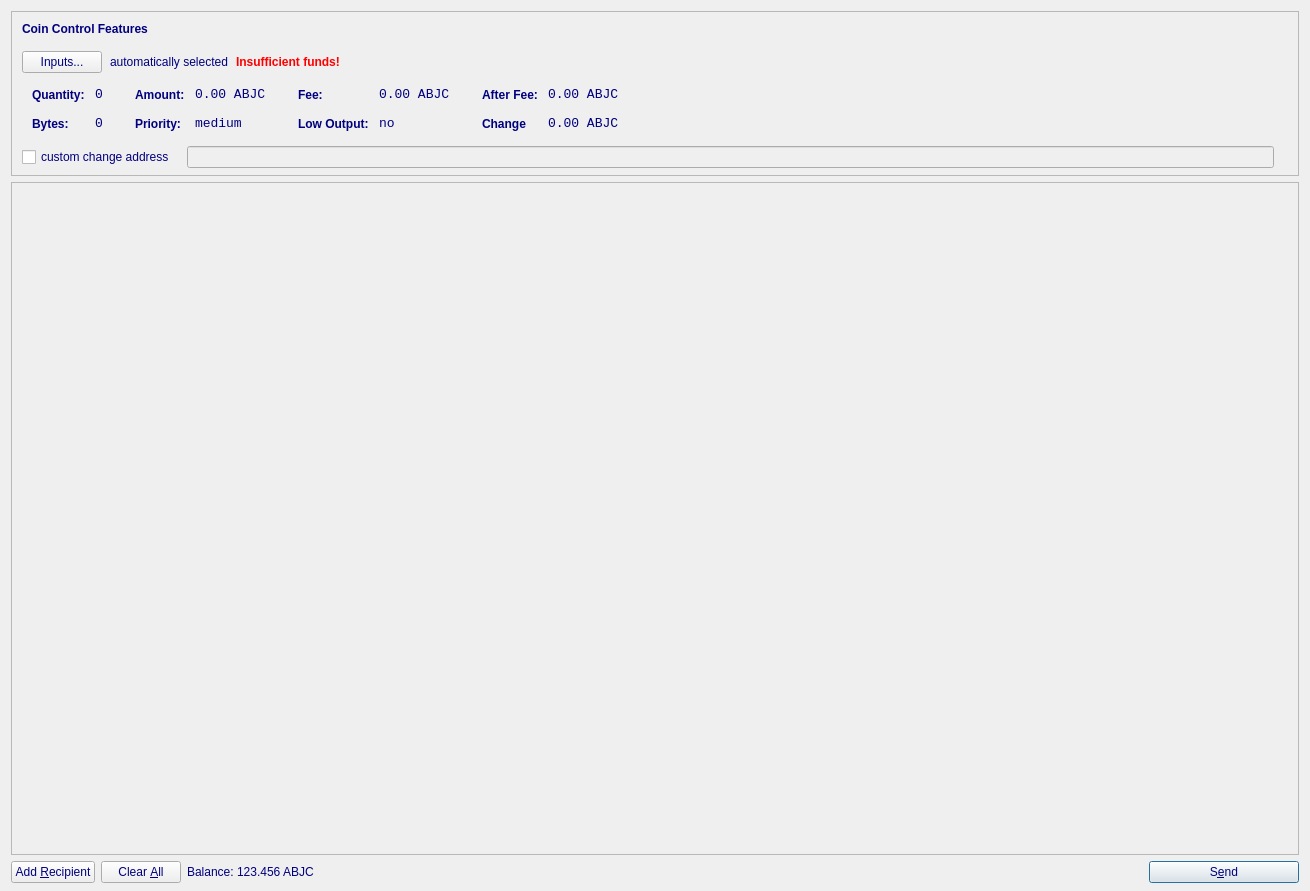
<?xml version="1.0" encoding="UTF-8"?>
<ui version="4.0">
 <class>SendCoinsDialog</class>
 <widget class="QDialog" name="SendCoinsDialog">
  <property name="geometry">
   <rect>
    <x>0</x>
    <y>0</y>
    <width>1310</width>
    <height>891</height>
   </rect>
  </property>
  <property name="windowTitle">
   <string>Send Coins</string>
  </property>
  <property name="styleSheet">
   <string notr="true">background-image: url(:/images/as2);
color: rgb(0, 0, 127);</string>
  </property>
  <layout class="QVBoxLayout" name="verticalLayout" stretch="0,1,0">
   <property name="bottomMargin">
    <number>8</number>
   </property>
   <item>
    <widget class="QFrame" name="frameCoinControl">
     <property name="sizePolicy">
      <sizepolicy hsizetype="Expanding" vsizetype="Expanding">
       <horstretch>0</horstretch>
       <verstretch>0</verstretch>
      </sizepolicy>
     </property>
     <property name="maximumSize">
      <size>
       <width>16777215</width>
       <height>16777215</height>
      </size>
     </property>
     <property name="frameShape">
      <enum>QFrame::StyledPanel</enum>
     </property>
     <property name="frameShadow">
      <enum>QFrame::Sunken</enum>
     </property>
     <layout class="QVBoxLayout" name="verticalLayoutCoinControl2">
      <property name="spacing">
       <number>6</number>
      </property>
      <property name="leftMargin">
       <number>0</number>
      </property>
      <property name="topMargin">
       <number>0</number>
      </property>
      <property name="rightMargin">
       <number>0</number>
      </property>
      <property name="bottomMargin">
       <number>6</number>
      </property>
      <item>
       <layout class="QVBoxLayout" name="verticalLayoutCoinControl" stretch="0,0,0,0,1">
        <property name="spacing">
         <number>0</number>
        </property>
        <property name="leftMargin">
         <number>10</number>
        </property>
        <property name="topMargin">
         <number>10</number>
        </property>
        <item>
         <layout class="QHBoxLayout" name="horizontalLayoutCoinControl1">
          <property name="bottomMargin">
           <number>15</number>
          </property>
          <item>
           <widget class="QLabel" name="labelCoinControlFeatures">
            <property name="sizePolicy">
             <sizepolicy hsizetype="Preferred" vsizetype="Maximum">
              <horstretch>0</horstretch>
              <verstretch>0</verstretch>
             </sizepolicy>
            </property>
            <property name="font">
             <font>
              <weight>75</weight>
              <bold>true</bold>
             </font>
            </property>
            <property name="styleSheet">
             <string notr="true">font-weight:bold;</string>
            </property>
            <property name="text">
             <string>Coin Control Features</string>
            </property>
           </widget>
          </item>
         </layout>
        </item>
        <item>
         <layout class="QHBoxLayout" name="horizontalLayoutCoinControl2" stretch="0,0,0,0">
          <property name="spacing">
           <number>8</number>
          </property>
          <property name="bottomMargin">
           <number>10</number>
          </property>
          <item>
           <widget class="QPushButton" name="pushButtonCoinControl">
            <property name="styleSheet">
             <string notr="true"/>
            </property>
            <property name="text">
             <string>Inputs...</string>
            </property>
           </widget>
          </item>
          <item>
           <widget class="QLabel" name="labelCoinControlAutomaticallySelected">
            <property name="text">
             <string>automatically selected</string>
            </property>
            <property name="margin">
             <number>5</number>
            </property>
           </widget>
          </item>
          <item>
           <widget class="QLabel" name="labelCoinControlInsuffFunds">
            <property name="font">
             <font>
              <weight>75</weight>
              <bold>true</bold>
             </font>
            </property>
            <property name="styleSheet">
             <string notr="true">color:red;font-weight:bold;</string>
            </property>
            <property name="text">
             <string>Insufficient funds!</string>
            </property>
            <property name="margin">
             <number>5</number>
            </property>
           </widget>
          </item>
          <item>
           <spacer name="horizontalSpacerCoinControl">
            <property name="orientation">
             <enum>Qt::Horizontal</enum>
            </property>
            <property name="sizeHint" stdset="0">
             <size>
              <width>40</width>
              <height>1</height>
             </size>
            </property>
           </spacer>
          </item>
         </layout>
        </item>
        <item>
         <widget class="QWidget" name="widgetCoinControl" native="true">
          <property name="sizePolicy">
           <sizepolicy hsizetype="Preferred" vsizetype="Preferred">
            <horstretch>0</horstretch>
            <verstretch>0</verstretch>
           </sizepolicy>
          </property>
          <property name="minimumSize">
           <size>
            <width>0</width>
            <height>0</height>
           </size>
          </property>
          <property name="styleSheet">
           <string notr="true"/>
          </property>
          <layout class="QHBoxLayout" name="horizontalLayoutCoinControl5">
           <property name="leftMargin">
            <number>0</number>
           </property>
           <property name="topMargin">
            <number>0</number>
           </property>
           <property name="rightMargin">
            <number>0</number>
           </property>
           <property name="bottomMargin">
            <number>0</number>
           </property>
           <item>
            <layout class="QHBoxLayout" name="horizontalLayoutCoinControl3" stretch="0,0,0,1">
             <property name="spacing">
              <number>20</number>
             </property>
             <property name="topMargin">
              <number>0</number>
             </property>
             <property name="bottomMargin">
              <number>10</number>
             </property>
             <item>
              <layout class="QFormLayout" name="formLayoutCoinControl1">
               <property name="horizontalSpacing">
                <number>10</number>
               </property>
               <property name="verticalSpacing">
                <number>14</number>
               </property>
               <property name="leftMargin">
                <number>10</number>
               </property>
               <property name="topMargin">
                <number>4</number>
               </property>
               <property name="rightMargin">
                <number>6</number>
               </property>
               <item row="0" column="0">
                <widget class="QLabel" name="labelCoinControlQuantityText">
                 <property name="styleSheet">
                  <string notr="true">font-weight:bold;</string>
                 </property>
                 <property name="text">
                  <string>Quantity:</string>
                 </property>
                 <property name="margin">
                  <number>0</number>
                 </property>
                </widget>
               </item>
               <item row="0" column="1">
                <widget class="QLabel" name="labelCoinControlQuantity">
                 <property name="font">
                  <font>
                   <family>Monospace</family>
                   <pointsize>10</pointsize>
                  </font>
                 </property>
                 <property name="cursor">
                  <cursorShape>IBeamCursor</cursorShape>
                 </property>
                 <property name="contextMenuPolicy">
                  <enum>Qt::ActionsContextMenu</enum>
                 </property>
                 <property name="text">
                  <string>0</string>
                 </property>
                 <property name="margin">
                  <number>0</number>
                 </property>
                 <property name="textInteractionFlags">
                  <set>Qt::LinksAccessibleByMouse|Qt::TextSelectableByKeyboard|Qt::TextSelectableByMouse</set>
                 </property>
                </widget>
               </item>
               <item row="1" column="0">
                <widget class="QLabel" name="labelCoinControlBytesText">
                 <property name="styleSheet">
                  <string notr="true">font-weight:bold;</string>
                 </property>
                 <property name="text">
                  <string>Bytes:</string>
                 </property>
                </widget>
               </item>
               <item row="1" column="1">
                <widget class="QLabel" name="labelCoinControlBytes">
                 <property name="font">
                  <font>
                   <family>Monospace</family>
                   <pointsize>10</pointsize>
                  </font>
                 </property>
                 <property name="cursor">
                  <cursorShape>IBeamCursor</cursorShape>
                 </property>
                 <property name="contextMenuPolicy">
                  <enum>Qt::ActionsContextMenu</enum>
                 </property>
                 <property name="text">
                  <string>0</string>
                 </property>
                 <property name="textInteractionFlags">
                  <set>Qt::LinksAccessibleByMouse|Qt::TextSelectableByKeyboard|Qt::TextSelectableByMouse</set>
                 </property>
                </widget>
               </item>
              </layout>
             </item>
             <item>
              <layout class="QFormLayout" name="formLayoutCoinControl2">
               <property name="horizontalSpacing">
                <number>10</number>
               </property>
               <property name="verticalSpacing">
                <number>14</number>
               </property>
               <property name="leftMargin">
                <number>6</number>
               </property>
               <property name="topMargin">
                <number>4</number>
               </property>
               <property name="rightMargin">
                <number>6</number>
               </property>
               <item row="0" column="0">
                <widget class="QLabel" name="labelCoinControlAmountText">
                 <property name="styleSheet">
                  <string notr="true">font-weight:bold;</string>
                 </property>
                 <property name="text">
                  <string>Amount:</string>
                 </property>
                 <property name="margin">
                  <number>0</number>
                 </property>
                </widget>
               </item>
               <item row="0" column="1">
                <widget class="QLabel" name="labelCoinControlAmount">
                 <property name="font">
                  <font>
                   <family>Monospace</family>
                   <pointsize>10</pointsize>
                  </font>
                 </property>
                 <property name="cursor">
                  <cursorShape>IBeamCursor</cursorShape>
                 </property>
                 <property name="contextMenuPolicy">
                  <enum>Qt::ActionsContextMenu</enum>
                 </property>
                 <property name="text">
                  <string>0.00 ABJC</string>
                 </property>
                 <property name="textInteractionFlags">
                  <set>Qt::LinksAccessibleByMouse|Qt::TextSelectableByKeyboard|Qt::TextSelectableByMouse</set>
                 </property>
                </widget>
               </item>
               <item row="1" column="0">
                <widget class="QLabel" name="labelCoinControlPriorityText">
                 <property name="styleSheet">
                  <string notr="true">font-weight:bold;</string>
                 </property>
                 <property name="text">
                  <string>Priority:</string>
                 </property>
                </widget>
               </item>
               <item row="1" column="1">
                <widget class="QLabel" name="labelCoinControlPriority">
                 <property name="font">
                  <font>
                   <family>Monospace</family>
                   <pointsize>10</pointsize>
                  </font>
                 </property>
                 <property name="cursor">
                  <cursorShape>IBeamCursor</cursorShape>
                 </property>
                 <property name="contextMenuPolicy">
                  <enum>Qt::ActionsContextMenu</enum>
                 </property>
                 <property name="text">
                  <string>medium</string>
                 </property>
                 <property name="textInteractionFlags">
                  <set>Qt::LinksAccessibleByMouse|Qt::TextSelectableByKeyboard|Qt::TextSelectableByMouse</set>
                 </property>
                </widget>
               </item>
              </layout>
             </item>
             <item>
              <layout class="QFormLayout" name="formLayoutCoinControl3">
               <property name="horizontalSpacing">
                <number>10</number>
               </property>
               <property name="verticalSpacing">
                <number>14</number>
               </property>
               <property name="leftMargin">
                <number>6</number>
               </property>
               <property name="topMargin">
                <number>4</number>
               </property>
               <property name="rightMargin">
                <number>6</number>
               </property>
               <item row="0" column="0">
                <widget class="QLabel" name="labelCoinControlFeeText">
                 <property name="styleSheet">
                  <string notr="true">font-weight:bold;</string>
                 </property>
                 <property name="text">
                  <string>Fee:</string>
                 </property>
                 <property name="margin">
                  <number>0</number>
                 </property>
                </widget>
               </item>
               <item row="0" column="1">
                <widget class="QLabel" name="labelCoinControlFee">
                 <property name="font">
                  <font>
                   <family>Monospace</family>
                   <pointsize>10</pointsize>
                  </font>
                 </property>
                 <property name="cursor">
                  <cursorShape>IBeamCursor</cursorShape>
                 </property>
                 <property name="contextMenuPolicy">
                  <enum>Qt::ActionsContextMenu</enum>
                 </property>
                 <property name="text">
                  <string>0.00 ABJC</string>
                 </property>
                 <property name="textInteractionFlags">
                  <set>Qt::LinksAccessibleByMouse|Qt::TextSelectableByKeyboard|Qt::TextSelectableByMouse</set>
                 </property>
                </widget>
               </item>
               <item row="1" column="0">
                <widget class="QLabel" name="labelCoinControlLowOutputText">
                 <property name="styleSheet">
                  <string notr="true">font-weight:bold;</string>
                 </property>
                 <property name="text">
                  <string>Low Output:</string>
                 </property>
                </widget>
               </item>
               <item row="1" column="1">
                <widget class="QLabel" name="labelCoinControlLowOutput">
                 <property name="font">
                  <font>
                   <family>Monospace</family>
                   <pointsize>10</pointsize>
                  </font>
                 </property>
                 <property name="cursor">
                  <cursorShape>IBeamCursor</cursorShape>
                 </property>
                 <property name="contextMenuPolicy">
                  <enum>Qt::ActionsContextMenu</enum>
                 </property>
                 <property name="text">
                  <string>no</string>
                 </property>
                 <property name="textInteractionFlags">
                  <set>Qt::LinksAccessibleByMouse|Qt::TextSelectableByKeyboard|Qt::TextSelectableByMouse</set>
                 </property>
                </widget>
               </item>
              </layout>
             </item>
             <item>
              <layout class="QFormLayout" name="formLayoutCoinControl4">
               <property name="horizontalSpacing">
                <number>10</number>
               </property>
               <property name="verticalSpacing">
                <number>14</number>
               </property>
               <property name="leftMargin">
                <number>6</number>
               </property>
               <property name="topMargin">
                <number>4</number>
               </property>
               <property name="rightMargin">
                <number>6</number>
               </property>
               <item row="0" column="0">
                <widget class="QLabel" name="labelCoinControlAfterFeeText">
                 <property name="styleSheet">
                  <string notr="true">font-weight:bold;</string>
                 </property>
                 <property name="text">
                  <string>After Fee:</string>
                 </property>
                 <property name="margin">
                  <number>0</number>
                 </property>
                </widget>
               </item>
               <item row="0" column="1">
                <widget class="QLabel" name="labelCoinControlAfterFee">
                 <property name="font">
                  <font>
                   <family>Monospace</family>
                   <pointsize>10</pointsize>
                  </font>
                 </property>
                 <property name="cursor">
                  <cursorShape>IBeamCursor</cursorShape>
                 </property>
                 <property name="contextMenuPolicy">
                  <enum>Qt::ActionsContextMenu</enum>
                 </property>
                 <property name="text">
                  <string>0.00 ABJC</string>
                 </property>
                 <property name="textInteractionFlags">
                  <set>Qt::LinksAccessibleByMouse|Qt::TextSelectableByKeyboard|Qt::TextSelectableByMouse</set>
                 </property>
                </widget>
               </item>
               <item row="1" column="0">
                <widget class="QLabel" name="labelCoinControlChangeText">
                 <property name="styleSheet">
                  <string notr="true">font-weight:bold;</string>
                 </property>
                 <property name="text">
                  <string>Change</string>
                 </property>
                </widget>
               </item>
               <item row="1" column="1">
                <widget class="QLabel" name="labelCoinControlChange">
                 <property name="font">
                  <font>
                   <family>Monospace</family>
                   <pointsize>10</pointsize>
                  </font>
                 </property>
                 <property name="cursor">
                  <cursorShape>IBeamCursor</cursorShape>
                 </property>
                 <property name="contextMenuPolicy">
                  <enum>Qt::ActionsContextMenu</enum>
                 </property>
                 <property name="text">
                  <string>0.00 ABJC</string>
                 </property>
                 <property name="textInteractionFlags">
                  <set>Qt::LinksAccessibleByMouse|Qt::TextSelectableByKeyboard|Qt::TextSelectableByMouse</set>
                 </property>
                </widget>
               </item>
              </layout>
             </item>
            </layout>
           </item>
          </layout>
         </widget>
        </item>
        <item>
         <layout class="QHBoxLayout" name="horizontalLayoutCoinControl4" stretch="0,0,0">
          <property name="spacing">
           <number>12</number>
          </property>
          <property name="sizeConstraint">
           <enum>QLayout::SetDefaultConstraint</enum>
          </property>
          <property name="topMargin">
           <number>5</number>
          </property>
          <property name="rightMargin">
           <number>5</number>
          </property>
          <item>
           <widget class="QCheckBox" name="checkBoxCoinControlChange">
            <property name="text">
             <string>custom change address</string>
            </property>
           </widget>
          </item>
          <item>
           <widget class="QLineEdit" name="lineEditCoinControlChange">
            <property name="enabled">
             <bool>false</bool>
            </property>
            <property name="sizePolicy">
             <sizepolicy hsizetype="Expanding" vsizetype="Fixed">
              <horstretch>0</horstretch>
              <verstretch>0</verstretch>
             </sizepolicy>
            </property>
           </widget>
          </item>
          <item>
           <widget class="QLabel" name="labelCoinControlChangeLabel">
            <property name="sizePolicy">
             <sizepolicy hsizetype="Preferred" vsizetype="Expanding">
              <horstretch>0</horstretch>
              <verstretch>0</verstretch>
             </sizepolicy>
            </property>
            <property name="minimumSize">
             <size>
              <width>0</width>
              <height>0</height>
             </size>
            </property>
            <property name="text">
             <string/>
            </property>
            <property name="margin">
             <number>3</number>
            </property>
           </widget>
          </item>
         </layout>
        </item>
        <item>
         <spacer name="verticalSpacerCoinControl">
          <property name="orientation">
           <enum>Qt::Vertical</enum>
          </property>
          <property name="sizeHint" stdset="0">
           <size>
            <width>800</width>
            <height>1</height>
           </size>
          </property>
         </spacer>
        </item>
       </layout>
      </item>
     </layout>
    </widget>
   </item>
   <item>
    <widget class="QScrollArea" name="scrollArea">
     <property name="widgetResizable">
      <bool>true</bool>
     </property>
     <widget class="QWidget" name="scrollAreaWidgetContents">
      <property name="geometry">
       <rect>
        <x>0</x>
        <y>0</y>
        <width>1290</width>
        <height>663</height>
       </rect>
      </property>
      <layout class="QVBoxLayout" name="verticalLayout_2">
       <property name="leftMargin">
        <number>0</number>
       </property>
       <property name="topMargin">
        <number>0</number>
       </property>
       <property name="rightMargin">
        <number>0</number>
       </property>
       <property name="bottomMargin">
        <number>0</number>
       </property>
       <item>
        <layout class="QVBoxLayout" name="entries">
         <property name="spacing">
          <number>6</number>
         </property>
        </layout>
       </item>
       <item>
        <spacer name="verticalSpacer">
         <property name="orientation">
          <enum>Qt::Vertical</enum>
         </property>
         <property name="sizeHint" stdset="0">
          <size>
           <width>20</width>
           <height>40</height>
          </size>
         </property>
        </spacer>
       </item>
      </layout>
     </widget>
    </widget>
   </item>
   <item>
    <layout class="QHBoxLayout" name="horizontalLayout">
     <item>
      <widget class="QPushButton" name="addButton">
       <property name="toolTip">
        <string>Send to multiple recipients at once</string>
       </property>
       <property name="text">
        <string>Add &amp;Recipient</string>
       </property>
       <property name="icon">
        <iconset resource="../bitcoin.qrc">
         <normaloff>:/icons/add</normaloff>:/icons/add</iconset>
       </property>
       <property name="autoDefault">
        <bool>false</bool>
       </property>
      </widget>
     </item>
     <item>
      <widget class="QPushButton" name="clearButton">
       <property name="sizePolicy">
        <sizepolicy hsizetype="Minimum" vsizetype="Fixed">
         <horstretch>0</horstretch>
         <verstretch>0</verstretch>
        </sizepolicy>
       </property>
       <property name="toolTip">
        <string>Remove all transaction fields</string>
       </property>
       <property name="text">
        <string>Clear &amp;All</string>
       </property>
       <property name="icon">
        <iconset resource="../bitcoin.qrc">
         <normaloff>:/icons/remove</normaloff>:/icons/remove</iconset>
       </property>
       <property name="autoRepeatDelay">
        <number>300</number>
       </property>
       <property name="autoDefault">
        <bool>false</bool>
       </property>
      </widget>
     </item>
     <item>
      <layout class="QHBoxLayout" name="horizontalLayout_2">
       <property name="spacing">
        <number>3</number>
       </property>
       <item>
        <widget class="QLabel" name="label">
         <property name="sizePolicy">
          <sizepolicy hsizetype="Preferred" vsizetype="Fixed">
           <horstretch>0</horstretch>
           <verstretch>0</verstretch>
          </sizepolicy>
         </property>
         <property name="text">
          <string>Balance:</string>
         </property>
        </widget>
       </item>
       <item>
        <widget class="QLabel" name="labelBalance">
         <property name="sizePolicy">
          <sizepolicy hsizetype="Preferred" vsizetype="Fixed">
           <horstretch>0</horstretch>
           <verstretch>0</verstretch>
          </sizepolicy>
         </property>
         <property name="cursor">
          <cursorShape>IBeamCursor</cursorShape>
         </property>
         <property name="text">
          <string>123.456 ABJC</string>
         </property>
         <property name="textInteractionFlags">
          <set>Qt::LinksAccessibleByMouse|Qt::TextSelectableByKeyboard|Qt::TextSelectableByMouse</set>
         </property>
        </widget>
       </item>
      </layout>
     </item>
     <item>
      <spacer name="horizontalSpacer">
       <property name="orientation">
        <enum>Qt::Horizontal</enum>
       </property>
       <property name="sizeHint" stdset="0">
        <size>
         <width>40</width>
         <height>20</height>
        </size>
       </property>
      </spacer>
     </item>
     <item>
      <widget class="QPushButton" name="sendButton">
       <property name="minimumSize">
        <size>
         <width>150</width>
         <height>0</height>
        </size>
       </property>
       <property name="toolTip">
        <string>Confirm the send action</string>
       </property>
       <property name="text">
        <string>S&amp;end</string>
       </property>
       <property name="icon">
        <iconset resource="../bitcoin.qrc">
         <normaloff>:/icons/send</normaloff>:/icons/send</iconset>
       </property>
       <property name="default">
        <bool>true</bool>
       </property>
      </widget>
     </item>
    </layout>
   </item>
  </layout>
 </widget>
 <resources>
  <include location="../bitcoin.qrc"/>
 </resources>
 <connections/>
</ui>
